Frame 1 (no input): blank canvas, image omitted
Frame 60 (the mouse pressed at the canvas centre just before this capture): blank canvas, image omitted
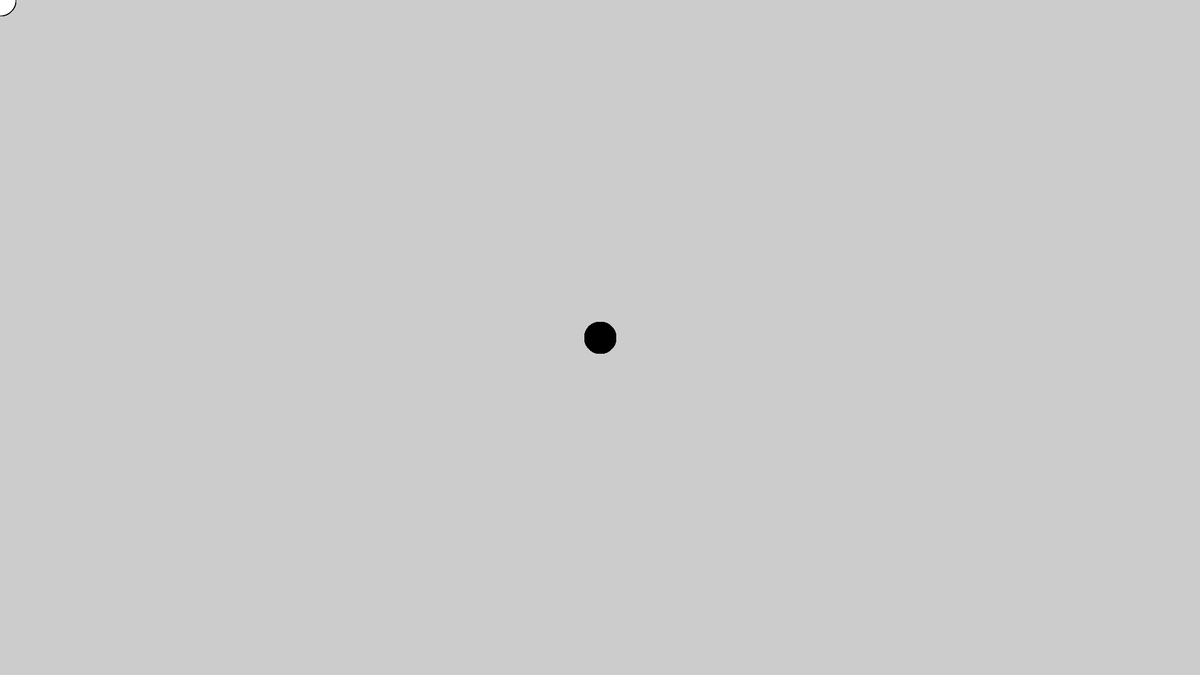
Frame 120 (the mouse held since frame 60 and released just before this capture)

The Processing sketch whose frames 1 and 60 were blank and that drew this single picture after the mouse press (run headless with seeded random() and noise(); from frame 60 on, the mouse is pressed at the canvas centre):

// Processing sketch: Glumtundra_sketch
// ── Glumtundra_sketch.pde
void setup() {
  size(1920,1080
  );
}

void draw() {
  if (mousePressed) {
    fill(0);
  } else {
    fill(255);
  }
  ellipse(mouseX, mouseY, 50, 50);
}
